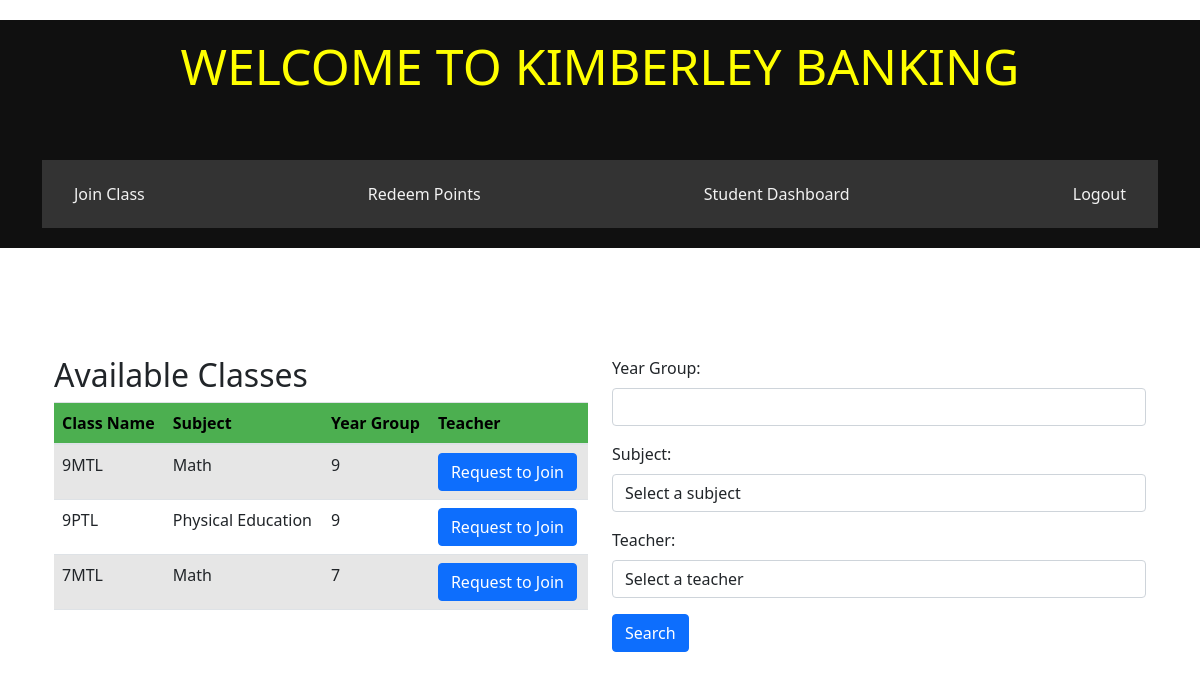
The app's page /student/3 (signed in) with its own data.
### website/models.py (models this page shows, shortened)
class Class(db.Model):
    id = db.Column(db.Integer, primary_key=True)
    name = db.Column(db.String(100), unique=True)
    subject_id = db.Column(db.Integer, db.ForeignKey('subject.id'))
    subject = db.relationship('Subject', backref=db.backref('classes', lazy=True))
    year_group = db.Column(db.Integer)
    teacher_id = db.Column(db.Integer, db.ForeignKey('user.id'))
    teacher = db.relationship('User', backref=db.backref('classes', lazy=True))
    students = db.relationship('User', secondary=student_class, lazy='subquery',backref=db.backref('enrolled_classes', lazy=True))
    def class_name(self):
        subject_initial = self.subject.name[0].upper() if self.subject.name else ''
        teacher_first_name_initial = self.teacher.first_name[0].upper() if self.teacher.first_name else ''
        teacher_last_name_initial = self.teacher.last_name[0].upper() if self.teacher.last_name else ''
        return f"{self.year_group}{subject_initial}{teacher_first_name_initial}{teacher_last_name_initial}"

class Subject(db.Model):
    id = db.Column(db.Integer, primary_key=True)
    name = db.Column(db.String(100), unique=True)

class User(db.Model, UserMixin):
    id = db.Column(db.Integer, primary_key=True)
    email = db.Column(db.String(150), unique=True, index=True)
    password = db.Column(db.String(255))
    first_name = db.Column(db.String(25))
    last_name = db.Column(db.String(25))
    user_name = db.Column(db.String(25))
    role_id = db.Column(db.Integer, db.ForeignKey('role.id'))
    role = db.relationship('Role', backref=db.backref('users', lazy=True))
    role_approved = db.Column(db.Boolean, default=False)
    role_request = db.Column(db.Boolean, default=False)
    role_requested_on = db.Column(db.DateTime)
    account_id = db.Column(db.Integer, db.ForeignKey('account.id'))
    account = db.relationship('Account', backref='owner', lazy=True, uselist=False, foreign_keys=[account_id])
    weekly_point_limit = db.Column(db.Integer, default=100)
    last_award_date = db.Column(db.Date)
    points_awarded_this_week = db.Column(db.Integer, default=0)

### website/auth.py (the view)
@auth.route('/student/<int:student_id>')
@login_required
def student(student_id):
    student = User.query.filter_by(id=current_user.id, role_id=3).first()
    if student:
        search_year_group = request.args.get('year_group', type=int)
        search_subject_id = request.args.get('subject_id', type=int)
        search_teacher_id = request.args.get('teacher_id', type=int)  # New filter
        search_filters = []
        if search_year_group:
            search_filters.append(Class.year_group == search_year_group)
        if search_subject_id:
            search_filters.append(Class.subject_id == search_subject_id)
        if search_teacher_id:  # Add the filter for teacher_id
            search_filters.append(Class.teacher_id == search_teacher_id)
        if search_filters:
            classes = Class.query.filter(and_(*search_filters)).all()
        else:
            classes = Class.query.all()
        subjects = Subject.query.all()
        teachers = User.query.filter_by(role_id=2).all()
        join_requests = JoinRequest.query.filter_by(student_id=student_id).all()
        return render_template('student.html', student=student, classes=classes, user=current_user, search_year_group=search_year_group, search_subject_id=search_subject_id, search_teacher_id=search_teacher_id, subjects=subjects, teachers=teachers)
    else:
        flash('You are not a student!', category='error')
        return redirect(url_for('views.home'))

### website/templates/student.html (shortened to what this page needs)
{% extends "base.html" %}
{% block content %}
<div class="container">
  <h2>Available Classes</h2>
  <table class="table table-striped">
    <thead>
      <tr>
        <th>Class Name</th>
        <th>Subject</th>
        <th>Year Group</th>
        <th>Teacher</th>
      </tr>
    </thead>
    <tbody>
    {% for class in classes %}
      <tr>
        <td>{{ class.class_name() }}</td>
        <td>{{ class.subject.name }}</td>
        <td>{{ class.year_group }}</td>
        <td>
            {% set existing_join_request = none %}
            {% for join_request in join_requests %}
                {% if join_request.class_id == class.id %}
                    {% set existing_join_request = join_request %}
                {% endif %}
            {% endfor %}
            {% if existing_join_request %}
                <button class="btn btn-primary" disabled>Requested</button>
            {% else %}
                <a href="{{ url_for('auth.request_join_class', student_id=student.id, class_id=class.id) }}" class="btn btn-primary">Request to Join</a>
            {% endif %}
        </td>
      </tr>
    {% endfor %}
    </tbody>
  </table>
</div>
<div class="container">
  <form method="GET" action="{{ url_for('auth.student', student_id=student.id) }}">
    <div class="form-group">
      <label for="year_group">Year Group:</label>
      <input type="number" class="form-control" id="year_group" name="year_group" min="1" step="1" value="{{ search_year_group|default('') }}">
    </div>
    <div class="form-group">
      <label for="subject_id">Subject:</label>
      <select class="form-control" id="subject_id" name="subject_id">
        <option value="">Select a subject</option>
      </select>
    </div>
    <div class="form-group">
      <label for="teacher_id">Teacher:</label>
      <select class="form-control" id="teacher_id" name="teacher_id">
        <option value="">Select a teacher</option>
      </select>
    </div>
    <button type="submit" class="btn btn-primary">Search</button>
  </form>
</div>
{% endblock %}

### website/static/css/style.css (style rules this page uses)
body { font-family:'Roboto', sans-serif; color: #FFF; line-height:1.2em; font-size:17px; }
a { color:#181A1C; text-decoration: none; }
h1, h2, h3, h4, h5, h6 { font-weight: normal; }
table { border-collapse: collapse; width: 100%; }
th, td { padding: 8px; text-align: left; border-bottom: 1px solid #ddd; }
th { background-color: #4CAF50 !important; color: black; }
.container { display: block; width: 100%; max-width: 800px; margin: 20px auto; padding: 20px; }
th { color: #000000; }

### records on screen
Class: class_name "9MTL", subject.name "Math", year_group "9"
Class: class_name "9PTL", subject.name "Physical Education", year_group "9"
Class: class_name "7MTL", subject.name "Math", year_group "7"
